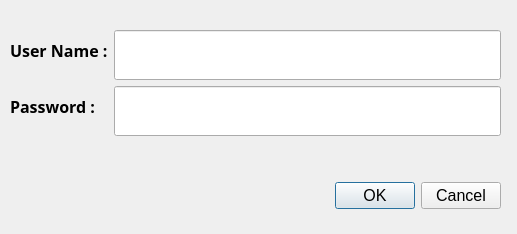
<?xml version="1.0" encoding="UTF-8"?>
<ui version="4.0">
 <class>dialogLogin</class>
 <widget class="QDialog" name="dialogLogin">
  <property name="geometry">
   <rect>
    <x>0</x>
    <y>0</y>
    <width>517</width>
    <height>234</height>
   </rect>
  </property>
  <property name="windowTitle">
   <string>Dialog</string>
  </property>
  <widget class="QDialogButtonBox" name="buttonBox">
   <property name="geometry">
    <rect>
     <x>160</x>
     <y>180</y>
     <width>341</width>
     <height>32</height>
    </rect>
   </property>
   <property name="font">
    <font>
     <pointsize>12</pointsize>
    </font>
   </property>
   <property name="orientation">
    <enum>Qt::Horizontal</enum>
   </property>
   <property name="standardButtons">
    <set>QDialogButtonBox::Cancel|QDialogButtonBox::Ok</set>
   </property>
  </widget>
  <widget class="QWidget" name="formLayoutWidget">
   <property name="geometry">
    <rect>
     <x>10</x>
     <y>30</y>
     <width>491</width>
     <height>121</height>
    </rect>
   </property>
   <layout class="QFormLayout" name="formLayout">
    <item row="0" column="0">
     <widget class="QLabel" name="userlab">
      <property name="font">
       <font>
        <family>Microsoft YaHei</family>
        <pointsize>12</pointsize>
        <weight>75</weight>
        <bold>true</bold>
       </font>
      </property>
      <property name="text">
       <string>User Name :</string>
      </property>
     </widget>
    </item>
    <item row="0" column="1">
     <widget class="QLineEdit" name="userEdit">
      <property name="minimumSize">
       <size>
        <width>30</width>
        <height>50</height>
       </size>
      </property>
      <property name="font">
       <font>
        <family>Microsoft YaHei</family>
        <pointsize>12</pointsize>
       </font>
      </property>
     </widget>
    </item>
    <item row="1" column="0">
     <widget class="QLabel" name="pwdLab">
      <property name="font">
       <font>
        <family>Microsoft YaHei</family>
        <pointsize>12</pointsize>
        <weight>75</weight>
        <bold>true</bold>
       </font>
      </property>
      <property name="text">
       <string>Password :</string>
      </property>
     </widget>
    </item>
    <item row="1" column="1">
     <widget class="QLineEdit" name="pwdEdit">
      <property name="minimumSize">
       <size>
        <width>20</width>
        <height>50</height>
       </size>
      </property>
      <property name="font">
       <font>
        <family>Microsoft YaHei</family>
        <pointsize>12</pointsize>
       </font>
      </property>
      <property name="echoMode">
       <enum>QLineEdit::Password</enum>
      </property>
     </widget>
    </item>
   </layout>
  </widget>
 </widget>
 <resources/>
 <connections>
  <connection>
   <sender>buttonBox</sender>
   <signal>accepted()</signal>
   <receiver>dialogLogin</receiver>
   <slot>accept()</slot>
   <hints>
    <hint type="sourcelabel">
     <x>248</x>
     <y>254</y>
    </hint>
    <hint type="destinationlabel">
     <x>157</x>
     <y>274</y>
    </hint>
   </hints>
  </connection>
  <connection>
   <sender>buttonBox</sender>
   <signal>rejected()</signal>
   <receiver>dialogLogin</receiver>
   <slot>reject()</slot>
   <hints>
    <hint type="sourcelabel">
     <x>316</x>
     <y>260</y>
    </hint>
    <hint type="destinationlabel">
     <x>286</x>
     <y>274</y>
    </hint>
   </hints>
  </connection>
 </connections>
</ui>
